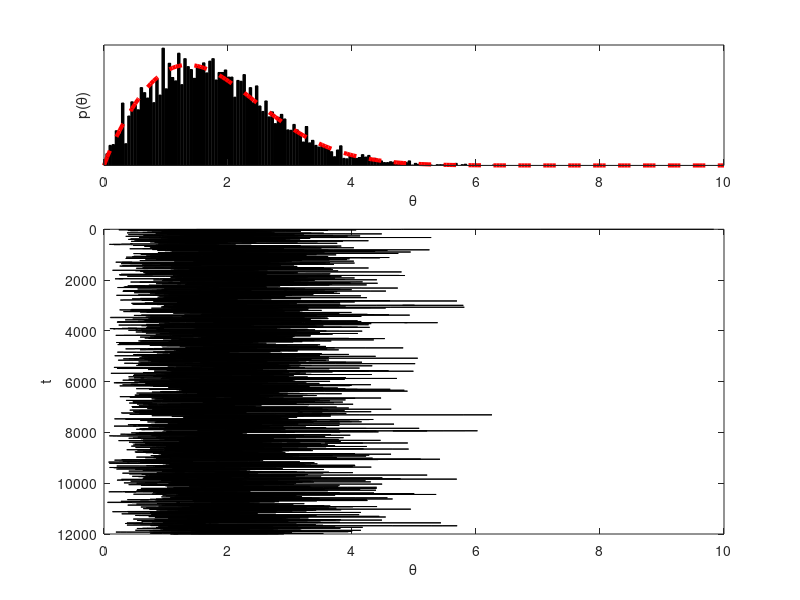

Write the MATLAB code that produced this figure.
# Use the Metropolis procedure to sample from Cauchy density
1; # not a function file
function y = weibull_proportional(theta, a, b)
  # returns the unnormalized density of the weibull dist
#  y = theta .^ (b-1) .* exp (-1 .* theta .^ b);
  y = wblpdf (theta, a, b);
end




# function q = proposal_function (theta, A, B)
#   q = gamrnd (theta, A, B)
#   # use gamma distribution as proposal distribution
# end


# Initialise the Metropolis sampler
T = 12000;     # max iterations
burnin = 500; # samples to exclude
B = 1.9;      # parameter for target (weibull) distribution
A = 2;         # parameter for target (weibull) distribution
tau = 1.0;           # precision parameter for proposal (gamma) dist
thetamin  = 0; thetamax = 10; # define a range for starting values
theta = zeros(1, T); # init storage space for our samples
# seed=1; rand('state', seed); randn('state',seed); # set the random seed
theta(1) = unifrnd (thetamin, thetamax);
accepted = [0 0]; # accept : reject

# start sampling
t = 1;
while t < T # iterate until we have T samples
  t=t+1;

  # propose a new value for theta using proposal density
  theta_star = gamrnd (theta(t-1)*tau, 1/tau);



  # calculate the acceptance ratio
  proposal_density_ratio = gampdf (theta(t-1), theta_star*tau, 1/tau) / ...
      gampdf (theta_star, theta(t-1)*tau, 1/tau);

  alpha = min ([ 1 (weibull_proportional( theta_star, A, B) / ...
		    weibull_proportional(theta(t-1), A, B ))* ...
		proposal_density_ratio ]);
  # draw a uniform deviate from [0. 1]
  u = rand;
  # do we accept this proposal?
  if u < alpha
     theta(t) = theta_star; # if so, proposal becomes a new state
     accepted(1) ++;
  else
    theta(t) = theta(t-1); # if not, copy old state
    accepted(2) ++;
  end
end

# Display histogram of our samples
figure (1); clf;
subplot (3,1,1);
nbins = 200;
thetabins = linspace (thetamin, thetamax, nbins);
counts = hist (theta(burnin:T), thetabins);
bar (thetabins, counts/sum(counts), 'k');
xlim ([thetamin thetamax]);
xlabel ('\theta'); ylabel ('p(\theta)');

# overlay the theoretical density
y = weibull_proportional (thetabins, A, B);
hold on;
plot (thetabins, y/sum(y), 'r--', 'LineWidth', 3);
set (gca, 'YTick', []);

# display history of our samples
subplot (3,1,2:3);
stairs (theta, 1:T, 'k-');
ylabel ('t'); xlabel ('\theta');
set (gca, 'YDir', 'reverse');
xlim ([thetamin thetamax]);

proportion_accepted = accepted(1) / sum(accepted)

expected_value = sum(theta(burnin:T)/(T-burnin))

variance = sum((theta(burnin:T) - expected_value).^2)/(T-burnin)